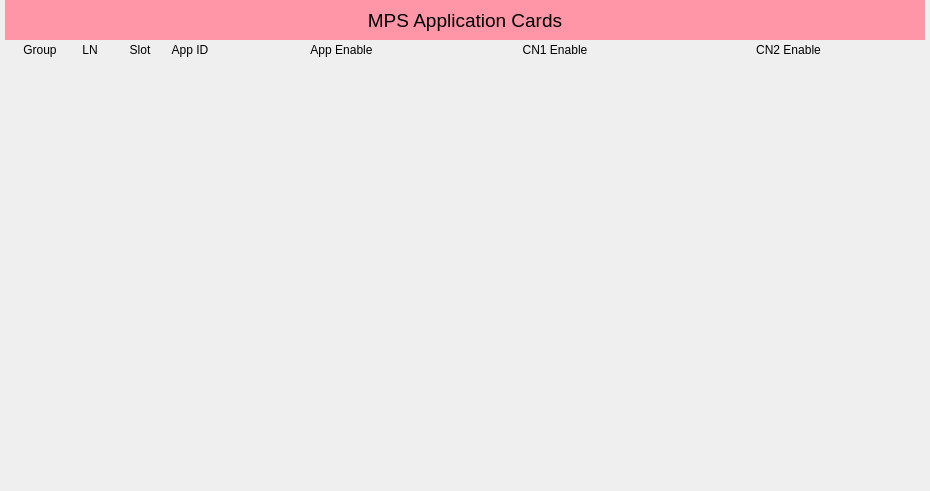
<?xml version="1.0" encoding="UTF-8"?>
<ui version="4.0">
 <class>Form</class>
 <widget class="QWidget" name="Form">
  <property name="geometry">
   <rect>
    <x>0</x>
    <y>0</y>
    <width>930</width>
    <height>491</height>
   </rect>
  </property>
  <property name="windowTitle">
   <string>MPS Application Cards</string>
  </property>
  <layout class="QGridLayout" name="gridLayout">
   <property name="leftMargin">
    <number>5</number>
   </property>
   <property name="topMargin">
    <number>0</number>
   </property>
   <property name="rightMargin">
    <number>5</number>
   </property>
   <property name="bottomMargin">
    <number>0</number>
   </property>
   <property name="spacing">
    <number>0</number>
   </property>
   <item row="2" column="0">
    <widget class="PyDMEmbeddedDisplay" name="PyDMEmbeddedDisplay">
     <property name="toolTip">
      <string/>
     </property>
     <property name="frameShape">
      <enum>QFrame::NoFrame</enum>
     </property>
     <property name="filename" stdset="0">
      <string>$PYDM/mps/mps_cn_status_embed.ui</string>
     </property>
    </widget>
   </item>
   <item row="0" column="0">
    <widget class="QLabel" name="label">
     <property name="minimumSize">
      <size>
       <width>0</width>
       <height>40</height>
      </size>
     </property>
     <property name="maximumSize">
      <size>
       <width>16777215</width>
       <height>40</height>
      </size>
     </property>
     <property name="font">
      <font>
       <pointsize>14</pointsize>
      </font>
     </property>
     <property name="styleSheet">
      <string notr="true">background-color: rgb(255, 150, 168);</string>
     </property>
     <property name="text">
      <string>MPS Application Cards</string>
     </property>
     <property name="alignment">
      <set>Qt::AlignCenter</set>
     </property>
    </widget>
   </item>
   <item row="1" column="0">
    <widget class="QFrame" name="frame">
     <property name="minimumSize">
      <size>
       <width>0</width>
       <height>20</height>
      </size>
     </property>
     <property name="maximumSize">
      <size>
       <width>16777215</width>
       <height>20</height>
      </size>
     </property>
     <property name="frameShape">
      <enum>QFrame::NoFrame</enum>
     </property>
     <property name="frameShadow">
      <enum>QFrame::Plain</enum>
     </property>
     <layout class="QHBoxLayout" name="horizontalLayout">
      <property name="spacing">
       <number>0</number>
      </property>
      <property name="leftMargin">
       <number>0</number>
      </property>
      <property name="topMargin">
       <number>0</number>
      </property>
      <property name="rightMargin">
       <number>0</number>
      </property>
      <property name="bottomMargin">
       <number>0</number>
      </property>
      <item>
       <spacer name="horizontalSpacer_4">
        <property name="orientation">
         <enum>Qt::Horizontal</enum>
        </property>
        <property name="sizeType">
         <enum>QSizePolicy::Fixed</enum>
        </property>
        <property name="sizeHint" stdset="0">
         <size>
          <width>10</width>
          <height>20</height>
         </size>
        </property>
       </spacer>
      </item>
      <item>
       <widget class="QLabel" name="label_2">
        <property name="maximumSize">
         <size>
          <width>50</width>
          <height>16777215</height>
         </size>
        </property>
        <property name="text">
         <string>Group</string>
        </property>
        <property name="alignment">
         <set>Qt::AlignCenter</set>
        </property>
       </widget>
      </item>
      <item>
       <widget class="QLabel" name="label_3">
        <property name="maximumSize">
         <size>
          <width>50</width>
          <height>16777215</height>
         </size>
        </property>
        <property name="text">
         <string>LN</string>
        </property>
        <property name="alignment">
         <set>Qt::AlignCenter</set>
        </property>
       </widget>
      </item>
      <item>
       <widget class="QLabel" name="label_4">
        <property name="maximumSize">
         <size>
          <width>50</width>
          <height>16777215</height>
         </size>
        </property>
        <property name="text">
         <string>Slot</string>
        </property>
        <property name="alignment">
         <set>Qt::AlignCenter</set>
        </property>
       </widget>
      </item>
      <item>
       <widget class="QLabel" name="label_5">
        <property name="maximumSize">
         <size>
          <width>50</width>
          <height>16777215</height>
         </size>
        </property>
        <property name="text">
         <string>App ID</string>
        </property>
        <property name="alignment">
         <set>Qt::AlignCenter</set>
        </property>
       </widget>
      </item>
      <item>
       <spacer name="horizontalSpacer">
        <property name="orientation">
         <enum>Qt::Horizontal</enum>
        </property>
        <property name="sizeType">
         <enum>QSizePolicy::Fixed</enum>
        </property>
        <property name="sizeHint" stdset="0">
         <size>
          <width>20</width>
          <height>20</height>
         </size>
        </property>
       </spacer>
      </item>
      <item>
       <widget class="QLabel" name="label_6">
        <property name="text">
         <string>App Enable</string>
        </property>
        <property name="alignment">
         <set>Qt::AlignCenter</set>
        </property>
       </widget>
      </item>
      <item>
       <widget class="QLabel" name="label_7">
        <property name="text">
         <string>CN1 Enable</string>
        </property>
        <property name="alignment">
         <set>Qt::AlignCenter</set>
        </property>
       </widget>
      </item>
      <item>
       <spacer name="horizontalSpacer_2">
        <property name="orientation">
         <enum>Qt::Horizontal</enum>
        </property>
        <property name="sizeType">
         <enum>QSizePolicy::Fixed</enum>
        </property>
        <property name="sizeHint" stdset="0">
         <size>
          <width>20</width>
          <height>20</height>
         </size>
        </property>
       </spacer>
      </item>
      <item>
       <widget class="QLabel" name="label_8">
        <property name="text">
         <string>CN2 Enable</string>
        </property>
        <property name="alignment">
         <set>Qt::AlignCenter</set>
        </property>
       </widget>
      </item>
      <item>
       <spacer name="horizontalSpacer_3">
        <property name="orientation">
         <enum>Qt::Horizontal</enum>
        </property>
        <property name="sizeType">
         <enum>QSizePolicy::Fixed</enum>
        </property>
        <property name="sizeHint" stdset="0">
         <size>
          <width>30</width>
          <height>20</height>
         </size>
        </property>
       </spacer>
      </item>
     </layout>
    </widget>
   </item>
   <item row="3" column="0">
    <widget class="QFrame" name="frame_2">
     <property name="minimumSize">
      <size>
       <width>0</width>
       <height>50</height>
      </size>
     </property>
     <property name="maximumSize">
      <size>
       <width>16777215</width>
       <height>50</height>
      </size>
     </property>
     <property name="frameShape">
      <enum>QFrame::NoFrame</enum>
     </property>
     <property name="frameShadow">
      <enum>QFrame::Plain</enum>
     </property>
     <widget class="PyDMDrawingImage" name="PyDMDrawingImage">
      <property name="geometry">
       <rect>
        <x>5</x>
        <y>0</y>
        <width>250</width>
        <height>50</height>
       </rect>
      </property>
      <property name="toolTip">
       <string/>
      </property>
      <property name="styleSheet">
       <string notr="true"/>
      </property>
      <property name="filename" stdset="0">
       <string>lcls_mps_lockup_sidebyside_digital.png</string>
      </property>
     </widget>
    </widget>
   </item>
  </layout>
 </widget>
 <customwidgets>
  <customwidget>
   <class>PyDMEmbeddedDisplay</class>
   <extends>QFrame</extends>
   <header>pydm.widgets.embedded_display</header>
  </customwidget>
  <customwidget>
   <class>PyDMDrawingImage</class>
   <extends>QWidget</extends>
   <header>pydm.widgets.drawing</header>
  </customwidget>
 </customwidgets>
 <resources/>
 <connections/>
</ui>
